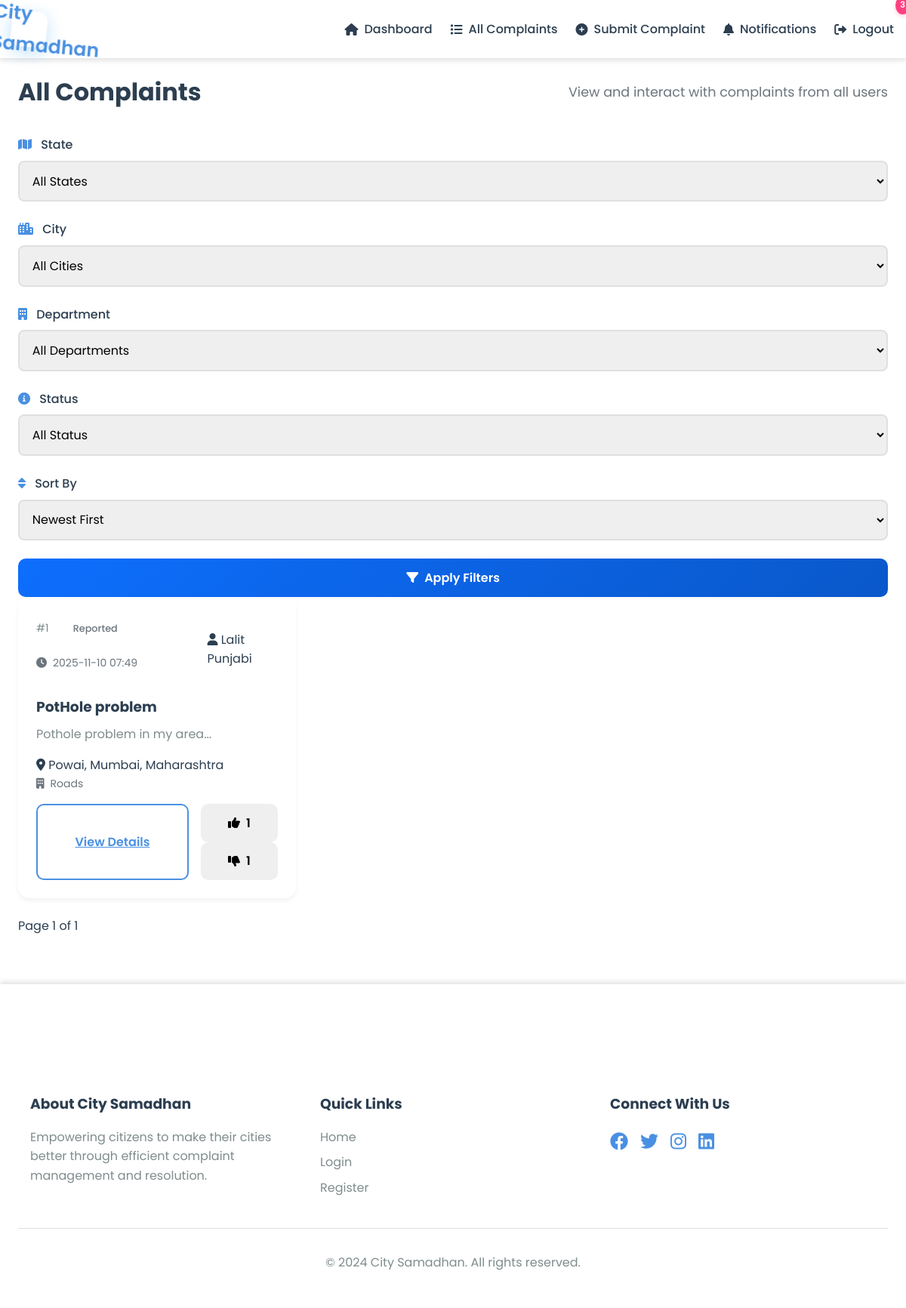
The app's page /all_complaints (signed in) with its own data.
### CitySamadhan(Final)/app.py (models this page shows)
class Complaint(db.Model):
    id = db.Column(db.Integer, primary_key=True)
    title = db.Column(db.String(200), nullable=False)
    description = db.Column(db.Text, nullable=False)
    location = db.Column(db.String(200), nullable=False)
    state = db.Column(db.String(100), nullable=False)
    city = db.Column(db.String(100), nullable=False)
    department = db.Column(db.String(100), nullable=False)
    status = db.Column(db.String(50), default='Reported')
    timestamp = db.Column(db.DateTime, default=datetime.utcnow)
    user_id = db.Column(db.Integer, db.ForeignKey('user.id'), nullable=False)
    parent_complaint_id = db.Column(db.Integer, db.ForeignKey('complaint.id'), nullable=True)
    upvotes = db.Column(db.Integer, default=0)
    downvotes = db.Column(db.Integer, default=0)
    latitude = db.Column(db.Float)
    longitude = db.Column(db.Float)
    photo = db.Column(db.String(200))
    is_thread = db.Column(db.Boolean, default=False)
    thread_count = db.Column(db.Integer, default=0)
    replies = db.relationship('Complaint',
                            backref=db.backref('parent_complaint', remote_side=[id]),
                            lazy='dynamic')

class User(db.Model):
    id = db.Column(db.Integer, primary_key=True)
    name = db.Column(db.String(100), nullable=False)
    email = db.Column(db.String(100), unique=True, nullable=False)
    phone = db.Column(db.String(15), nullable=False)
    password = db.Column(db.String(100), nullable=False)
    city = db.Column(db.String(100), nullable=False)
    state = db.Column(db.String(100), nullable=False)
    notifications_enabled = db.Column(db.Boolean, default=True)
    complaints = db.relationship('Complaint', backref='author', lazy=True)
    votes = db.relationship('Vote', backref='voter', lazy=True)
    reports = db.relationship('Report', backref='reporter', lazy=True)

### CitySamadhan(Final)/app.py (the view)
@app.route('/all_complaints')
def all_complaints():
    if not session.get('logged_in'):
        return redirect(url_for('login'))
    page = request.args.get('page', 1, type=int)
    per_page = 12  # Number of complaints per page
    state = request.args.get('state', '')
    city = request.args.get('city', '')
    department = request.args.get('department', '')
    status = request.args.get('status', '')
    sort = request.args.get('sort', 'newest')
    query = Complaint.query
    if state:
        query = query.filter_by(state=state)
    if city:
        query = query.filter_by(city=city)
    if department:
        query = query.filter_by(department=department)
    if status:
        query = query.filter_by(status=status)
    if sort == 'newest':
        query = query.order_by(Complaint.timestamp.desc())
    elif sort == 'oldest':
        query = query.order_by(Complaint.timestamp.asc())
    elif sort == 'most_upvoted':
        query = query.order_by(Complaint.upvotes.desc())
    total = query.count()
    total_pages = (total + per_page - 1) // per_page
    complaints = query.paginate(page=page, per_page=per_page, error_out=False).items
    return render_template(
        'all_complaints.html',
        complaints=complaints,
        page=page,
        total_pages=total_pages,
        states=INDIAN_CITIES['states'].keys(),
        cities=INDIAN_CITIES['states'],
        departments=DEPARTMENT_INFO.keys(),
        selected_state=state,
        selected_city=city,
        selected_department=department,
        selected_status=status,
        selected_sort=sort
    )

### CitySamadhan(Final)/app.py (called while the page is built)
@app.context_processor
def inject_notifications():
    if session.get('logged_in'):
        user_id = session.get('user_id')
        unread_count = Notification.query.filter_by(user_id=user_id, read=False).count()
        recent_notifications = Notification.query.filter_by(user_id=user_id).order_by(Notification.timestamp.desc()).limit(5).all()
        return {
            'unread_notifications_count': unread_count,
            'recent_notifications': recent_notifications
        }
    return {
        'unread_notifications_count': 0,
        'recent_notifications': []
    }

### CitySamadhan(Final)/templates/all_complaints.html (shortened to what this page needs)
{% extends "base.html" %}
{% block content %}
<div class="all-complaints-container">
    <div class="section-header">
        <h1>All Complaints</h1>
        <p>View and interact with complaints from all users</p>
    </div>
    <div class="filters-section">
        <form method="GET" class="filter-form">
            <div class="form-group">
                <label for="state">
                    <i class="fas fa-map"></i>
                    State
                </label>
                <select id="state" name="state" onchange="updateCities()">
                    <option value="">All States</option>
                </select>
            </div>
            <div class="form-group">
                <label for="city">
                    <i class="fas fa-city"></i>
                    City
                </label>
                <select id="city" name="city">
                    <option value="">All Cities</option>
                </select>
            </div>
            <div class="form-group">
                <label for="department">
                    <i class="fas fa-building"></i>
                    Department
                </label>
                <select id="department" name="department">
                    <option value="">All Departments</option>
                </select>
            </div>
            <div class="form-group">
                <label for="status">
                    <i class="fas fa-info-circle"></i>
                    Status
                </label>
                <select id="status" name="status">
                    <option value="">All Status</option>
                </select>
            </div>
            <div class="form-group">
                <label for="sort">
                    <i class="fas fa-sort"></i>
                    Sort By
                </label>
                <select id="sort" name="sort">
                    <option value="newest" {% if 'newest' == selected_sort %}selected{% endif %}>Newest First</option>
                </select>
            </div>
            <button type="submit" class="btn btn-primary">
                <i class="fas fa-filter"></i>
                Apply Filters
            </button>
        </form>
    </div>
    {% if complaints %}
    <div class="complaints-grid">
        {% for complaint in complaints %}
        <div class="complaint-card">
            <div class="complaint-header">
                <div class="complaint-meta">
                    <span class="complaint-id">#{{ complaint.id }}</span>
                    <span class="status-badge {{ complaint.status.lower() }}">
                        {{ complaint.status }}
                    </span>
                    <span class="timestamp">
                        <i class="fas fa-clock"></i> {{ complaint.timestamp.strftime('%Y-%m-%d %H:%M') }}
                    </span>
                </div>
                <div class="complaint-author">
                    <i class="fas fa-user"></i>
                    {{ complaint.author.name }}
                </div>
            </div>
            <h3>{{ complaint.title }}</h3>
            <p class="complaint-desc">{{ complaint.description[:150] }}...</p>
            <div class="complaint-location">
                <i class="fas fa-map-marker-alt"></i>
                {{ complaint.location }}, {{ complaint.city }}, {{ complaint.state }}
            </div>
            <div class="complaint-meta">
                <span>
                    <i class="fas fa-building"></i>
                    {{ complaint.department }}
                </span>
            </div>
            <div class="complaint-actions">
                <a href="{{ url_for('view_complaint', complaint_id=complaint.id) }}" class="btn btn-secondary">
                    View Details
                </a>
                <div class="vote-buttons">
                    <button onclick="vote({{ complaint.id }}, 'upvote')" class="btn btn-vote">
                        <i class="fas fa-thumbs-up"></i> {{ complaint.upvotes }}
                    </button>
                    <button onclick="vote({{ complaint.id }}, 'downvote')" class="btn btn-vote">
                        <i class="fas fa-thumbs-down"></i> {{ complaint.downvotes }}
                    </button>
                </div>
            </div>
        </div>
        {% endfor %}
    </div>
    <div class="pagination">
        <span class="page-info">Page {{ page }} of {{ total_pages }}</span>
    </div>
    {% else %}
    <div class="no-complaints">
        <i class="fas fa-clipboard-list"></i>
        <p>No complaints found matching your filters.</p>
    </div>
    {% endif %}
</div>
{% endblock %}

### CitySamadhan(Final)/static/style.css (style rules this page uses)
*, *::before, *::after { box-sizing: border-box; margin: 0; padding: 0; }
:root { --primary-color: #4A90E2; --primary-light: #6BA5E7; --primary-dark: #357ABD; --secondary-color: #F5F9FF; --text-color: #2C3E50; --text-light: #7F8C8D; --success-color: #2ECC71; --error-color: #E74C3C; --white: #FFFFFF; --shadow: 0 4px 6px rgba(0, 0, 0, 0.1); --transition: all 0.3s ease; }
body { font-family: 'Segoe UI', Tahoma, Geneva, Verdana, sans-serif; background-color: #f8f9fa; color: #333; line-height: 1.6; min-height: 100vh; }
.form-group label { display: block; margin-bottom: 0.5rem; color: var(--text-color); font-weight: 500; }
.form-group label i { margin-right: 0.5rem; color: var(--primary-color); }
.form-group input, .form-group select { width: 100%; padding: 0.8rem; border: 2px solid #E0E0E0; border-radius: 0.5rem; font-size: 1rem; transition: var(--transition); }
.btn { display: inline-flex; align-items: center; justify-content: center; gap: 0.5rem; padding: 0.8rem 2rem; border: none; border-radius: 10px; font-size: 1rem; font-weight: 600; cursor: pointer; transition: all 0.3s ease; width: 100%; }
.btn-primary { background: linear-gradient(135deg, #0d6efd, #0a58ca); color: var(--white); border: none; }
.section-header { display: flex; justify-content: space-between; align-items: center; margin-bottom: 1.5rem; }
.complaints-grid { display: grid; grid-template-columns: repeat(auto-fill, minmax(300px, 1fr)); gap: 1.5rem; }
.complaint-card { background: var(--white); border-radius: 1rem; padding: 1.5rem; box-shadow: var(--shadow); transition: var(--transition); }
.complaint-header { display: flex; justify-content: space-between; align-items: center; margin-bottom: 1rem; }
.complaint-id { color: var(--text-light); font-size: 0.9rem; }
.status-badge { padding: 0.5rem 1rem; border-radius: 2rem; font-size: 0.8rem; font-weight: 500; }
.complaint-card h3 { color: var(--text-color); margin-bottom: 0.5rem; }
.complaint-desc { color: var(--text-light); margin-bottom: 1rem; line-height: 1.6; }
.complaint-meta { display: flex; flex-wrap: wrap; gap: 1rem; margin-bottom: 1rem; font-size: 0.9rem; color: var(--text-light); }
.complaint-meta span { display: flex; align-items: center; gap: 0.5rem; }
.complaint-actions { display: flex; gap: 1rem; }
.btn-secondary { background: transparent; border: 2px solid var(--primary-color); color: var(--primary-color); }
.form-group { margin-bottom: 1.5rem; }
.form-group label { display: block; color: var(--text-color); font-weight: 500; margin-bottom: 0.5rem; }
.form-group input[type="text"], .form-group input[type="email"], .form-group input[type="tel"], .form-group select, .form-group textarea { width: 100%; padding: 0.8rem; border: 2px solid #E0E0E0; border-radius: 0.5rem; font-size: 1rem; transition: var(--transition); }
body { font-family: 'Segoe UI', Tahoma, Geneva, Verdana, sans-serif; background-color: #f8f9fa; color: #333; }
.btn { border-radius: 10px; padding: 0.8rem 2rem; font-weight: 600; transition: all 0.3s ease; }
.btn-primary { background: linear-gradient(135deg, #0d6efd, #0a58ca); border: none; }
.complaint-card { background: white; border-radius: 15px; padding: 1.5rem; margin-bottom: 1.5rem; box-shadow: 0 4px 6px rgba(0, 0, 0, 0.05); transition: transform 0.3s ease; }
.complaint-meta { color: #6c757d; font-size: 0.875rem; margin-bottom: 1rem; }
.section-header { margin-bottom: 2rem; text-align: center; }
.section-header p { color: #6c757d; font-size: 1.1rem; }

### CitySamadhan(Final)/templates/base.html (style rules this page uses)
* { margin: 0; padding: 0; box-sizing: border-box; font-family: 'Poppins', sans-serif; }
body { background-color: var(--bg-color); color: var(--text-color); transition: background-color 0.3s ease, color 0.3s ease; line-height: 1.6; }

### records on screen
Complaint: id "1", status "Reported", timestamp "2025-11-10 07:49", author.name "Lalit Punjabi", title "PotHole problem", description "Pothole problem in my area", location "Powai", city "Mumbai", state "Maharashtra", department "Roads", upvotes "1", downvotes "1"

### other values on screen
{{ unread_notifications_count }} "3"
{{ page }} "1"
{{ total_pages }} "1"
